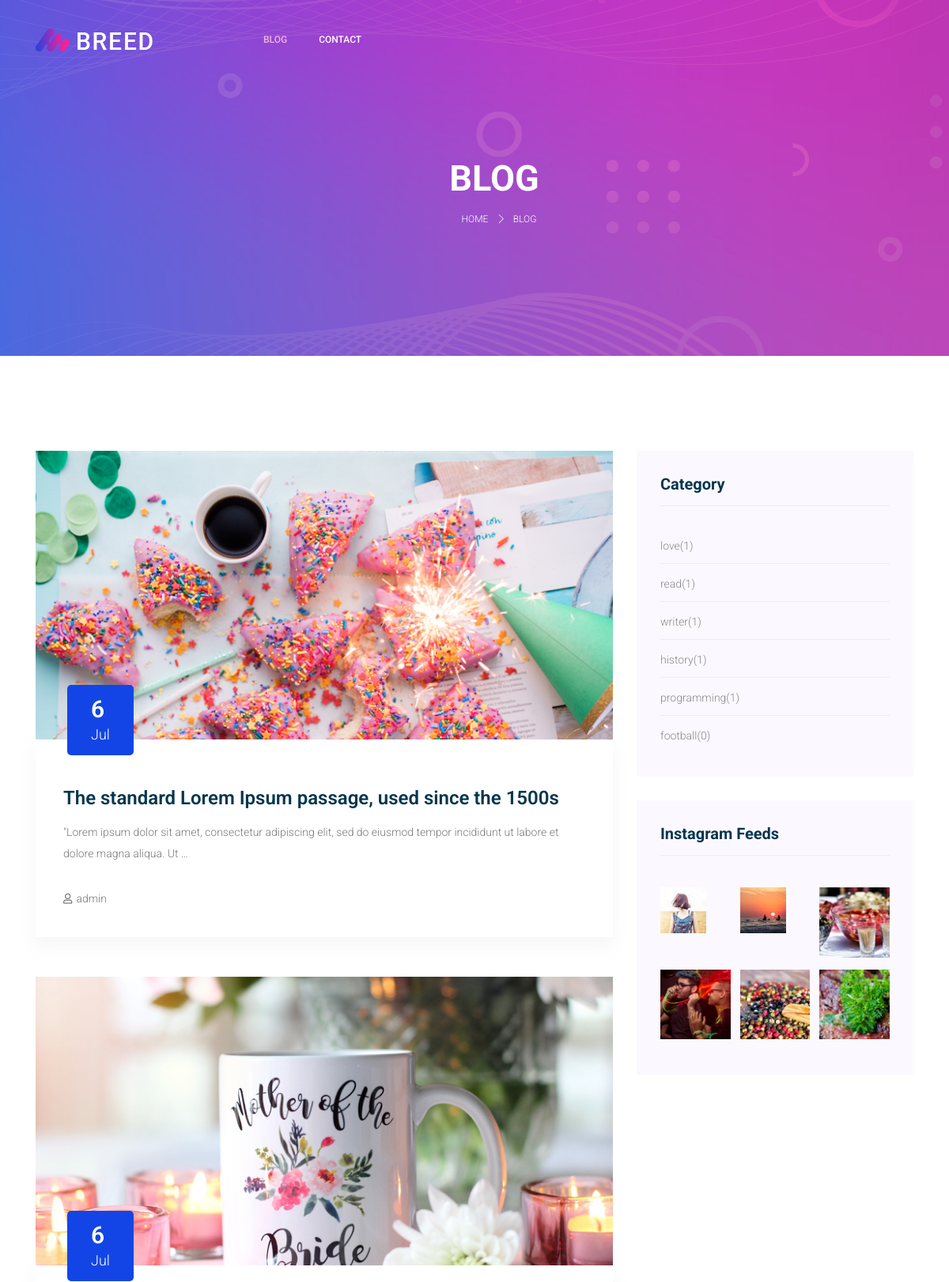
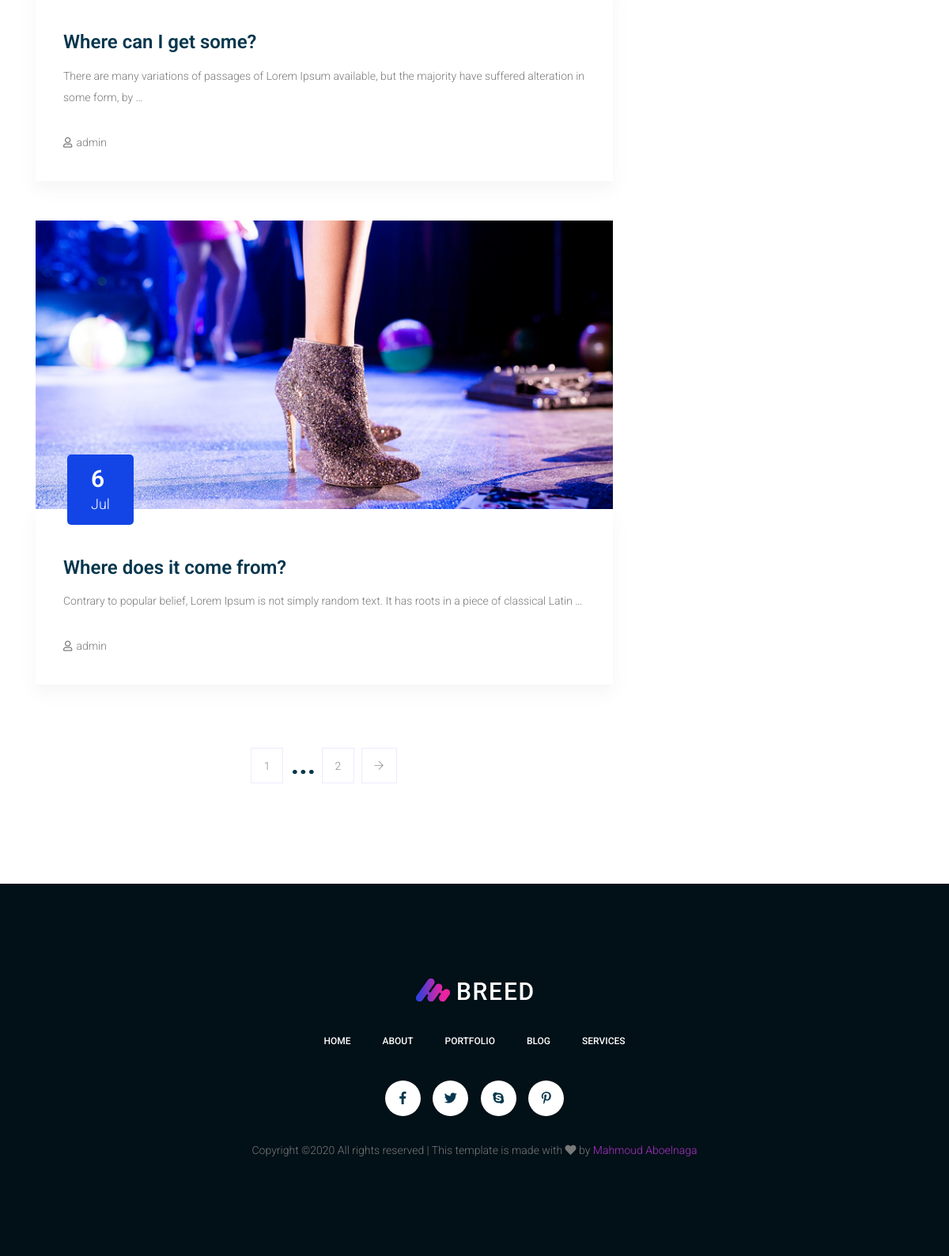
The page / on the database its author committed (2 pictures, top to bottom).
### blog_app/models.py (models this page shows, shortened)
class Post(models.Model):
    STATUS_CHOICES = (
        ('draft','Draft'),
        ('published','Published'),
    )
    category  = models.ForeignKey('Category',related_name='blog_posts1', on_delete=models.CASCADE)
    author    = models.ForeignKey(User, related_name='blog_posts2',on_delete=models.CASCADE)
    image     = models.ImageField(upload_to='post_img/')
    title     = models.CharField(max_length=250)
    slug      = models.SlugField(blank=True, null=True)
    body      = models.TextField()
    publish   = models.DateTimeField(default=timezone.now)
    created   = models.DateTimeField(auto_now_add=True)
    updated   = models.DateTimeField(auto_now=True)
    status    = models.CharField(max_length=10,choices=STATUS_CHOICES,default='draft')
    objects   = models.Manager()
    published = PostManager()
    tags      = TaggableManager()
    class Meta:
        ordering = ('-created',)
    def get_absolute_url(self):
        return reverse('post-detail', args=[self.publish.year,
            self.publish.month,
            self.publish.day,
            self.slug
        ])

class Category(models.Model):
    title = models.CharField(max_length=100)
    slug  = models.SlugField(blank=True, null=True)
    def get_absolute_url(self):
        return reverse('category_detail', args=[self.slug])

class InstgramFeeds(models.Model):
    img = models.ImageField(upload_to='instagram-feeds/')
    url = models.URLField()
    created = models.DateTimeField(auto_now_add=True)
    class Meta:
        ordering = ('-created',)

### blog_app/views.py (the view)
# urls.py: path('', views.post_list , name='post-list'),
def post_list(request,tag_slug=None):
    object_list = Post.published.all()
    insta = InstgramFeeds.objects.all()[:6]
    category = Category.objects.all()
    tag = None
    if tag_slug:
        tag = get_object_or_404(Tag, slug=tag_slug)
        object_list = object_list.filter(tags__in=[tag])
    paginator = Paginator(object_list, 3) # 3 posts in each page
    page = request.GET.get('page')
    posts = paginator.get_page(page)
    return render(request, 'blog.html', {'page_obj': page,'posts': posts,'tag': tag,'insta':insta,'category':category,})

### blog_app/models.py (called while the page is built)
    def get_queryset(self):
        return super(PostManager,self).get_queryset().filter(status='published')

### blog_app/templates/blog.html
{% extends 'base.html' %}
{% load static %}
{% block our1 %}
  blog
{% endblock our1 %}
{% block our2 %}
{% if tag %}
  {{tag}}
  {% else %}
  blog
{% endif %}
{% endblock our2 %}
{% block content %}
  <section class="blog_area section-margin">
      <div class="container">
          <div class="row">
              <div class="col-lg-8 mb-5 mb-lg-0">
                  <div class="blog_left_sidebar">
                    {% for post in posts %}
                      <article class="blog_item">
                        <div class="blog_item_img">
                        {% if post.image %}
                          <img class="card-img rounded-0" style="max-width:100%" src="{{post.image.url}}" alt="hgftycghvhvhjbh">
                        {% endif %}
                          <div class="blog_item_date">
                            <h3>{{ post.created.day }}</h3>
                            <p>{{ post.created|date:"M" }}</p>
                          </div>
                        </div>
                        <div class="blog_details">
                            <a class="d-inline-block" href="{{ post.get_absolute_url }}">
                                <h2>{{post.title}}</h2>
                            </a>
                            <p>{{post.body|truncatewords:20}}</p>
                            <ul class="blog-info-link">
                              <li><i class="far fa-user"></i>{{post.author}}</li>
                            </ul>
                        </div>
                      </article>
                    {% endfor %}
                        {% include "pagination.html" with page=page_obj %}
                  </div>
              </div>
              <div class="col-lg-4">
                  <div class="blog_right_sidebar">
                      <aside class="single_sidebar_widget post_category_widget">
                        <h4 class="widget_title">Category</h4>
                        <ul class="list cat-list">
                          {% for c in category %}
                          <li>
                              <a href="{{c.get_absolute_url}}" class="d-flex">
                                  <p>{{c.title}}</p>
                                  <p>({{c.blog_posts1.count}})</p>
                              </a>
                          </li>
                          {% endfor %}
                        </ul>
                      </aside>
                      <aside class="single_sidebar_widget instagram_feeds">
                        <h4 class="widget_title">Instagram Feeds</h4>
                        <ul class="instagram_row flex-wrap">
                          {% for i in insta %}
                            <li>
                                <a href="{{i.url}}" target="_blank">
                                  {% if i.img %}
                                    <img class="img-fluid" src="{{i.img.url}}" alt="">
                                  {% endif %}
                                </a>
                            </li>
                            {% endfor %}
                        </ul>
                      </aside>
                  </div>
              </div>
          </div>
      </div>
  </section>
  {% endblock content %}

### blog_app/templates/base.html (shortened to what this page needs)
{% load static %}
<!doctype html>
<html lang="en">
<head>
	<link rel="stylesheet" href="{% static 'css/bootstrap.css' %}">
	<link rel="stylesheet" href="{% static 'vendors/linericon/style.css' %}">
  <link rel="stylesheet" href="{% static 'css/themify-icons.css' %}">
  <link rel="stylesheet" href="{% static 'vendors/owl-carousel/owl.theme.default.min.css' %}">
	<link rel="stylesheet" href="{% static 'vendors/fontawesome/css/all.min.css' %}">
	<link rel="stylesheet" href="{% static 'vendors/owl-carousel/owl.carousel.min.css' %}">
	<link rel="stylesheet" href="{% static 'css/magnific-popup.css' %}">
	<link rel="stylesheet" href="{% static 'vendors/nice-select/css/nice-select.css' %}">
	<link rel="stylesheet" href="{% static 'css/style.css' %}">
</head>
<body>
	<header class="header_area header_inner_page">
		<div class="main_menu">
			<nav class="navbar navbar-expand-lg navbar-light">
				<div class="container">
					<a class="navbar-brand logo_inner_page" href="{% url 'post-list' %}"><img src="{% static 'img/logo2.png' %}" alt=""></a>
					<div class="collapse navbar-collapse offset" id="navbarSupportedContent">
						<ul class="nav navbar-nav menu_nav">
							<li class="nav-item active submenu dropdown">
								<a href="{% url 'post-list' %}" class="nav-link dropdown-toggle" role="button" aria-haspopup="true"
								 aria-expanded="false">Blog</a>
							</li>
							<li class="nav-item"><a class="nav-link" href="{% url 'contact_us' %}">Contact</a></li>
						</ul>
					</div>
				</div>
			</nav>
		</div>
	</header>
  <section class="banner_area">
    <div class="banner_inner d-flex align-items-center">
        <div class="container">
            <div class="banner_content text-center">
                <h2>{% block our1 %}
                {% endblock our1 %}</h2>
                <div class="page_link">
                    <a href="{% url 'post-list' %}">Home</a>
                    <a href="">{% block our2 %}
                  {% endblock our2 %}</a>
                </div>
            </div>
        </div>
    </div>
</section>
{% block content %}
{% endblock content %}
  <footer class="footer_area">
    <div class="container">
        <div class="row justify-content-center">
            <div class="col-lg-12">
                <div class="footer_top flex-column">
                    <div class="footer_logo">
                        <a href="#">
                            <img src="{% static 'img/logo2.png' %}" alt="">
                        </a>
                        <div class="d-lg-block d-none">
                            <nav class="navbar navbar-expand-lg navbar-light justify-content-center">
                                <div class="collapse navbar-collapse offset">
                                    <ul class="nav navbar-nav menu_nav mx-auto">
                                        <li class="nav-item"><a class="nav-link text-white" href="index.html">Home</a></li>
                                        <li class="nav-item"><a class="nav-link text-white" href="about.html">About</a></li>
                                        <li class="nav-item"><a class="nav-link text-white" href="portfolio.html">Portfolio</a></li>
                                        <li class="nav-item"><a class="nav-link text-white" href="blog.html">BLog</a></li>
                                        <li class="nav-item"><a class="nav-link text-white" href="services.html">Services </a></li>
                                    </ul>
                                </div>
                            </nav>
                        </div>
                    </div>
                    <div class="footer_social mt-lg-0 mt-4">
                        <a href="#"><i class="fab fa-facebook-f"></i></a>
                        <a href="#"><i class="fab fa-twitter"></i></a>
                        <a href="#"><i class="fab fa-skype"></i></a>
                        <a href="#"><i class="fab fa-pinterest-p"></i></a>
                    </div>
                </div>
            </div>
        </div>
        <div class="row footer_bottom justify-content-center">
            <p class="col-lg-8 col-sm-12 footer-text">
Copyright &copy;<script>document.write(new Date().getFullYear());</script> All rights reserved | This template is made with <i class="fa fa-heart" aria-hidden="true"></i> by <a href="http://portfoliomahmoudaboelnaga.pythonanywhere.com" target="_blank">Mahmoud Aboelnaga</a>
</p>
        </div>
    </div>
</footer>
</body>
</html>

### blog_app/templates/pagination.html (shortened to what this page needs)
<nav class="blog-pagination justify-content-center d-flex">
        <ul class="pagination">
              <li class="page-item">
                  <li class="page-link">
                      {{ posts.number }}</li>
                   <span style="margin-right: 5%"><h1> ... </h1> </span> <li class="page-link"> {{ posts.paginator.num_pages }} </li>
              </li>
            {% if posts.has_next %}
              <li class="page-item">
                  <a href="?page={{posts.next_page_number}}" class="page-link" aria-label="Next">
                      <span aria-hidden="true">
                          <span class="ti-arrow-right"></span>
                      </span>
                </a>
              </li>
            {% endif %}
        </ul>
    </nav>

### rows shown on the page
Post: image (picture), created.day "6", created "Jul", title "The standard Lorem Ipsum passage, used since the 1500s", body "\"Lorem ipsum dolor sit amet, consectetur adipiscing elit, sed do eiusmod tempor incididunt ut labore et dolore magna aliqua. Ut …", author "admin"
Post: image (picture), created.day "6", created "Jul", title "Where can I get some?", body "There are many variations of passages of Lorem Ipsum available, but the majority have suffered alteration in some form, by …", author "admin"
Post: image (picture), created.day "6", created "Jul", title "Where does it come from?", body "Contrary to popular belief, Lorem Ipsum is not simply random text. It has roots in a piece of classical Latin …", author "admin"
Category: title "love", blog_posts1.count "1"
Category: title "read", blog_posts1.count "1"
Category: title "writer", blog_posts1.count "1"
Category: title "history", blog_posts1.count "1"
Category: title "programming", blog_posts1.count "1"
Category: title "football", blog_posts1.count "0"
InstgramFeeds: img (picture)
InstgramFeeds: img (picture)
InstgramFeeds: img (picture)
InstgramFeeds: img (picture)
InstgramFeeds: img (picture)
InstgramFeeds: img (picture)

### other values the page prints
{{ posts.number }} "1"
{{ posts.paginator.num_pages }} "2"
